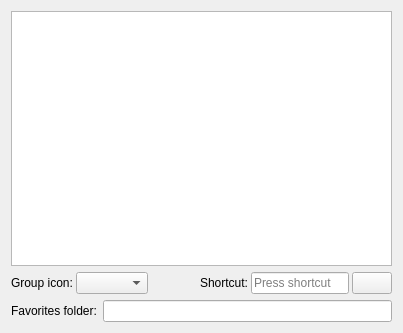
<?xml version="1.0" encoding="UTF-8"?>
<ui version="4.0">
 <class>DictGroupWidget</class>
 <widget class="QWidget" name="DictGroupWidget">
  <property name="geometry">
   <rect>
    <x>0</x>
    <y>0</y>
    <width>403</width>
    <height>333</height>
   </rect>
  </property>
  <property name="windowTitle">
   <string>Form</string>
  </property>
  <layout class="QVBoxLayout" name="verticalLayout">
   <item>
    <widget class="DictListWidget" name="dictionaries"/>
   </item>
   <item>
    <layout class="QHBoxLayout" name="horizontalLayout">
     <property name="spacing">
      <number>3</number>
     </property>
     <item>
      <widget class="QLabel" name="label">
       <property name="text">
        <string>Group icon:</string>
       </property>
      </widget>
     </item>
     <item>
      <widget class="QComboBox" name="groupIcon"/>
     </item>
     <item>
      <spacer name="horizontalSpacer">
       <property name="orientation">
        <enum>Qt::Horizontal</enum>
       </property>
       <property name="sizeHint" stdset="0">
        <size>
         <width>40</width>
         <height>20</height>
        </size>
       </property>
      </spacer>
     </item>
     <item>
      <widget class="QLabel" name="label_3">
       <property name="minimumSize">
        <size>
         <width>16</width>
         <height>16</height>
        </size>
       </property>
       <property name="maximumSize">
        <size>
         <width>16</width>
         <height>16</height>
        </size>
       </property>
       <property name="text">
        <string notr="true"/>
       </property>
       <property name="pixmap">
        <pixmap resource="../../resources.qrc">:/icons/hotkeys.svg</pixmap>
       </property>
       <property name="scaledContents">
        <bool>true</bool>
       </property>
      </widget>
     </item>
     <item>
      <widget class="QLabel" name="label_2">
       <property name="text">
        <string>Shortcut:</string>
       </property>
      </widget>
     </item>
     <item>
      <widget class="QKeySequenceEdit" name="shortcut">
       <property name="sizePolicy">
        <sizepolicy hsizetype="Minimum" vsizetype="Minimum">
         <horstretch>0</horstretch>
         <verstretch>0</verstretch>
        </sizepolicy>
       </property>
       <property name="minimumSize">
        <size>
         <width>80</width>
         <height>0</height>
        </size>
       </property>
      </widget>
     </item>
     <item>
      <widget class="QPushButton" name="clearShortCut">
       <property name="sizePolicy">
        <sizepolicy hsizetype="Minimum" vsizetype="Minimum">
         <horstretch>0</horstretch>
         <verstretch>0</verstretch>
        </sizepolicy>
       </property>
       <property name="icon">
        <iconset resource="../../resources.qrc">
         <normaloff>:/icons/clear.png</normaloff>:/icons/clear.png</iconset>
       </property>
       <property name="shortcut">
        <string notr="true"/>
       </property>
      </widget>
     </item>
    </layout>
   </item>
   <item>
    <layout class="QHBoxLayout" name="horizontalLayout_2">
     <item>
      <widget class="QLabel" name="label_4">
       <property name="text">
        <string>Favorites folder:</string>
       </property>
      </widget>
     </item>
     <item>
      <widget class="QLineEdit" name="favoritesFolder"/>
     </item>
    </layout>
   </item>
  </layout>
 </widget>
 <customwidgets>
  <customwidget>
   <class>DictListWidget</class>
   <extends>QListWidget</extends>
   <header>groups_widgets.hh</header>
  </customwidget>
 </customwidgets>
 <resources>
  <include location="../../resources.qrc"/>
 </resources>
 <connections>
  <connection>
   <sender>clearShortCut</sender>
   <signal>clicked()</signal>
   <receiver>shortcut</receiver>
   <slot>clear()</slot>
   <hints>
    <hint type="sourcelabel">
     <x>20</x>
     <y>20</y>
    </hint>
    <hint type="destinationlabel">
     <x>20</x>
     <y>20</y>
    </hint>
   </hints>
  </connection>
 </connections>
</ui>
